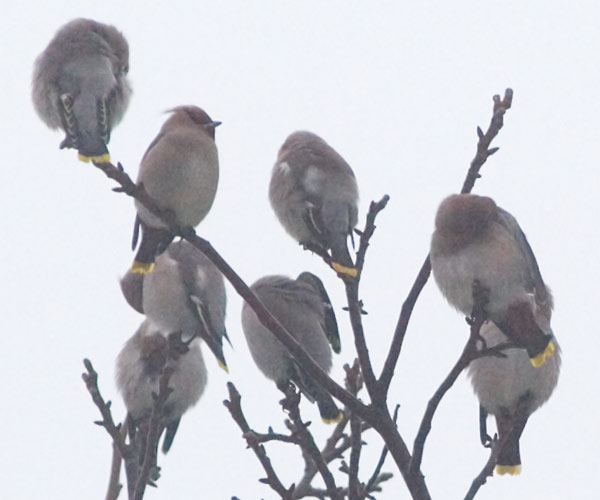
#> input picture image/day04/source.jpg, 600 x 500 px
$ python image_gaussian_noise_add.py   (older library calls are emulated)
#> lines starting #> are read from the running program, lines starting #| are printed output that depends on the picture
#> further down, img is the input picture: PIL image 600x500 RGB; mean R, G, B 198.3, 199.2, 205.4
import PIL.Image
import scipy.misc
import numpy as np
"""
    ;Author chenhao
    ;Date 2018/12/9
    ;Detail 加性高斯白噪音
"""
# 加噪
path = "./image/day04/"


def convert_2d(r):
    s = r+np.random.normal(0, 64, r.shape)
    if np.min(s)>=0 and np.max(s)<=255:
        return s

    s = s-np.full(s.shape, np.min(s))
    s = s*255/np.max(s)
    s = s.astype(np.uint8)
    return s


def convert_3d(r):
    s_dsplit = []
    for d in range(r.shape[2]):
        rr = r[:, :, d]
        ss = convert_2d(rr)
        s_dsplit.append(ss)
#> this loop made 3 passes
#> pass 1, in convert_2d, `s = r+np.random.normal(0, 64, r.shape)`:
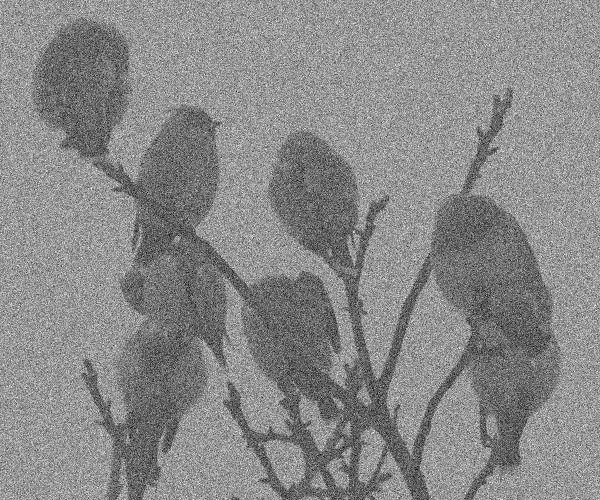
#> s: shape (500, 600) float64; min -172.5, max 516.3, mean 198.4; drawn with min black and max white
#> after the loop, s_dsplit = 3 items
    s = np.dstack(s_dsplit)
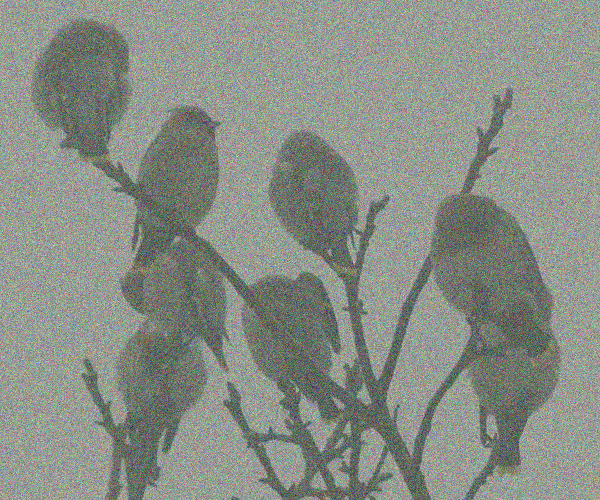
#> s: shape (500, 600, 3); mean of channels 0, 1, 2 136.8, 142.6, 134.1; drawn as R, G, B
    return s


img = PIL.Image.open(path+"source.jpg")
img = img.convert("RGB")
img_mat = scipy.misc.fromimage(img)
img_convert = convert_3d(img_mat)
img = PIL.Image.fromarray(img_convert)
img.save(path+"source_add_noise.jpg")
